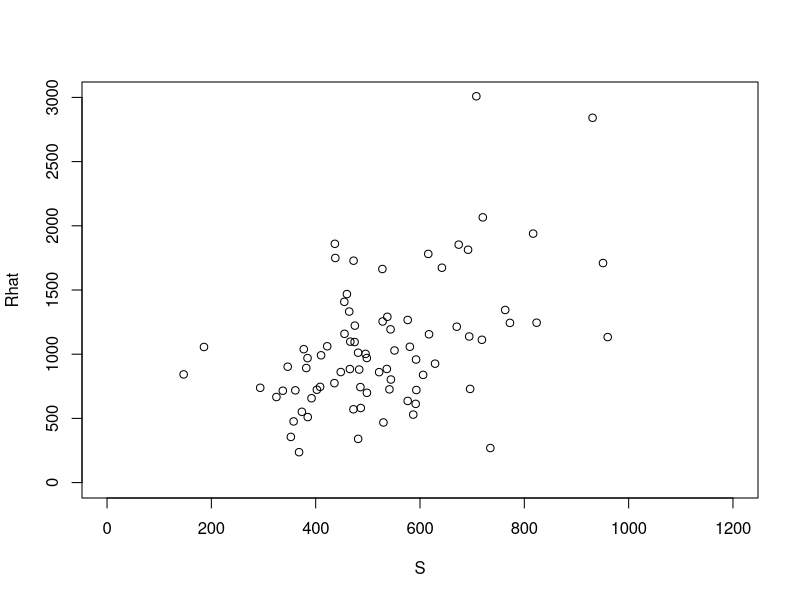

Here is the R script that generated this plot:
# Set true parameter values
Rmax <- 2000
S50 <- 500
sigmaR <- 0.4
sigmaS <- 150

# Number of datapoints in each simulated dataset
n <- 80

# Generate random stock size (normal distributed)
S <- abs(rnorm(n, m=S50, s=sigmaS))

# Generate random recruitment from Bev-Holt model (lognormal)
Rhat <- Rmax * S / (S + S50) * exp(rnorm(n, m=0, s=sigmaR))

plot(S, Rhat, xlim=c(0, 1200), ylim=c(0, 3000))
